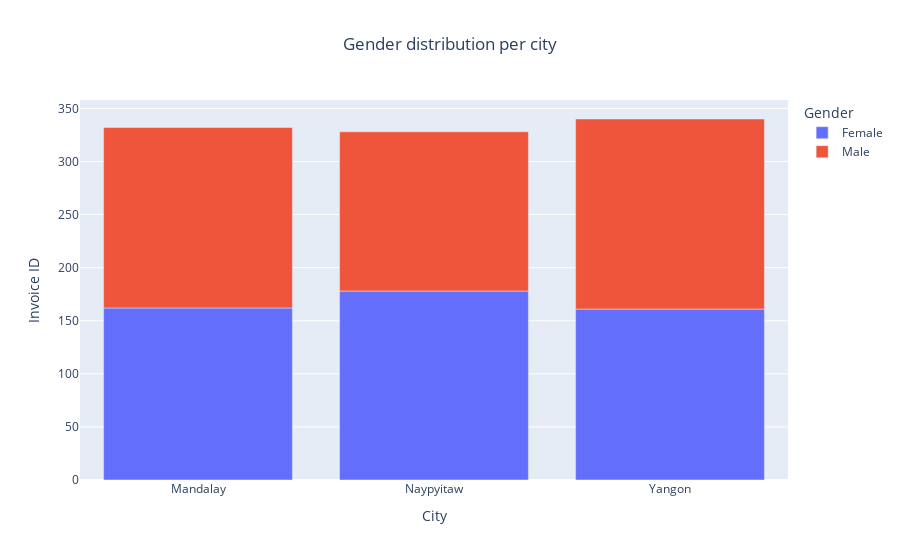

This figure's notebook cell:
### Code cell
fig = px.bar(gender_per_city, x='City', y='Invoice ID', color='Gender', title = 'Gender distribution per city')
fig.update_layout(title_x=0.5)
fig.show()

### Figure 1 — Plotly figure (JSON) as saved in the notebook; plotly's stock layout.template omitted (floating-point values rounded to 4 significant figures)
{"data": [{"alignmentgroup": "True", "hovertemplate": "Gender=Female<br>City=%{x}<br>Invoice ID=%{y}<extra></extra>", "legendgroup": "Female", "marker": {"color": "#636efa", "pattern": {"shape": ""}}, "name": "Female", "offsetgroup": "Female", "orientation": "v", "showlegend": true, "textposition": "auto", "type": "bar", "x": ["Mandalay", "Naypyitaw", "Yangon"], "xaxis": "x", "y": [162, 178, 161], "yaxis": "y"}, {"alignmentgroup": "True", "hovertemplate": "Gender=Male<br>City=%{x}<br>Invoice ID=%{y}<extra></extra>", "legendgroup": "Male", "marker": {"color": "#EF553B", "pattern": {"shape": ""}}, "name": "Male", "offsetgroup": "Male", "orientation": "v", "showlegend": true, "textposition": "auto", "type": "bar", "x": ["Mandalay", "Naypyitaw", "Yangon"], "xaxis": "x", "y": [170, 150, 179], "yaxis": "y"}], "layout": {"barmode": "relative", "legend": {"title": {"text": "Gender"}, "tracegroupgap": 0}, "title": {"text": "Gender distribution per city", "x": 0.5}, "xaxis": {"anchor": "y", "domain": [0, 1], "title": {"text": "City"}}, "yaxis": {"anchor": "x", "domain": [0, 1], "title": {"text": "Invoice ID"}}}}
